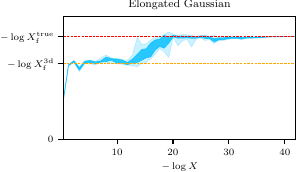

Reproduce this figure in Python.
import numpy as np
import matplotlib.pyplot as plt
from aeons.utils import *
from aeons.plotting import *
figsettings()


name, samples = get_samples('correlated_6d')
iterations, *logXfs = read_from_txt(f'{data_dir}/logXfs/post/{name}.txt')
true_endpoint = endpoints[name]
logXfs = np.array(logXfs)
logXs = samples.logX().iloc[iterations]
logXf_true = samples.logX().iloc[true_endpoint]
logXf_3d = get_samples('correlated_3d')[1].logX().iloc[endpoints['correlated_3d']]

fig, ax = plt.subplots(figsize=(3, 1.6))
plot_quantiles(-logXs, -logXfs, -logXf_true, ylim=(0, 1.2), color='deepskyblue', ax=ax)

ax.axhline(-logXf_3d, color='orange', linestyle='--', linewidth=.5)
ax.set_title('Elongated Gaussian', fontsize=8)
ax.set_yticks([0, -logXf_3d, -logXf_true], [0, r"$-\log X_\mathrm{f}^\mathrm{3d}$", r"$-\log X_\mathrm{f}^\mathrm{true}$"], rotation=0)
ax.set_xlabel('$-\\log X$')
ax.margins(x=0)

fig.savefig('elongated_logXfs.pdf', pad_inches=0, bbox_inches='tight')

